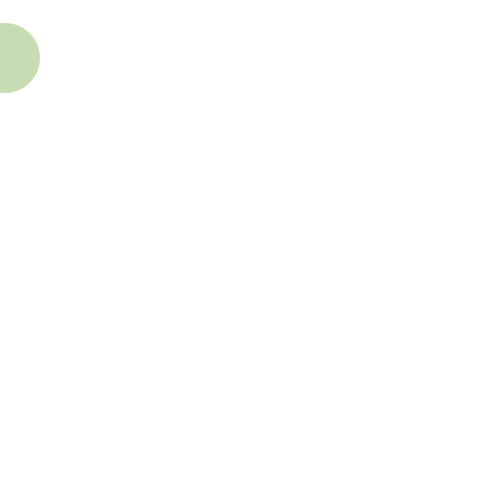
Frame 1 (no input)
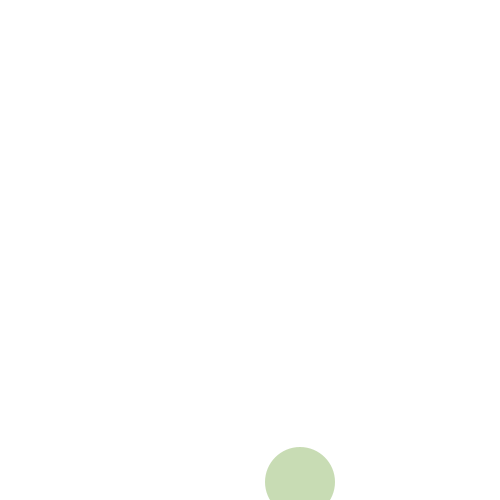
Frame 60 (the mouse pressed at the canvas centre just before this capture)
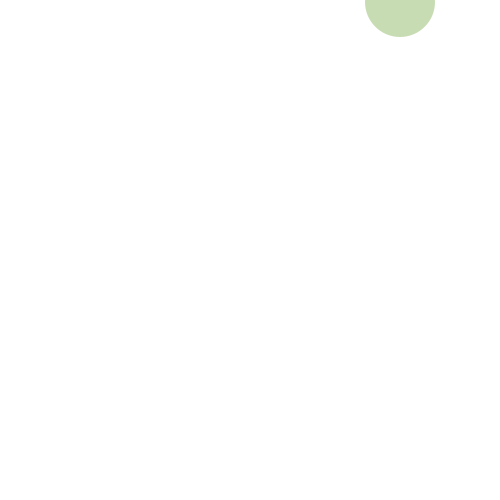
Frame 120 (the mouse held since frame 60 and released just before this capture)

The Processing sketch that drew these frames (run headless with seeded random() and noise(); from frame 60 on, the mouse is pressed at the canvas centre):

// Processing sketch: processing_63812
// ── processing_63812.pde

int xPos = 0;
int yPos = 50;
int speed = 5;
int yspeed = 8;

void setup() {
  size(500,500);
  fill(200,220,180);
  smooth();
  noStroke();
}

void draw() {
  background(255);
  xPos = xPos + speed;
  if (xPos >= width || xPos < 0){
  speed = speed * (-1);
  }
  
  yPos = yPos + yspeed;
  if (yPos >= height || yPos < 0){
  yspeed = yspeed * (-1);
  }
  ellipse(xPos, yPos, 70, 70);
}
